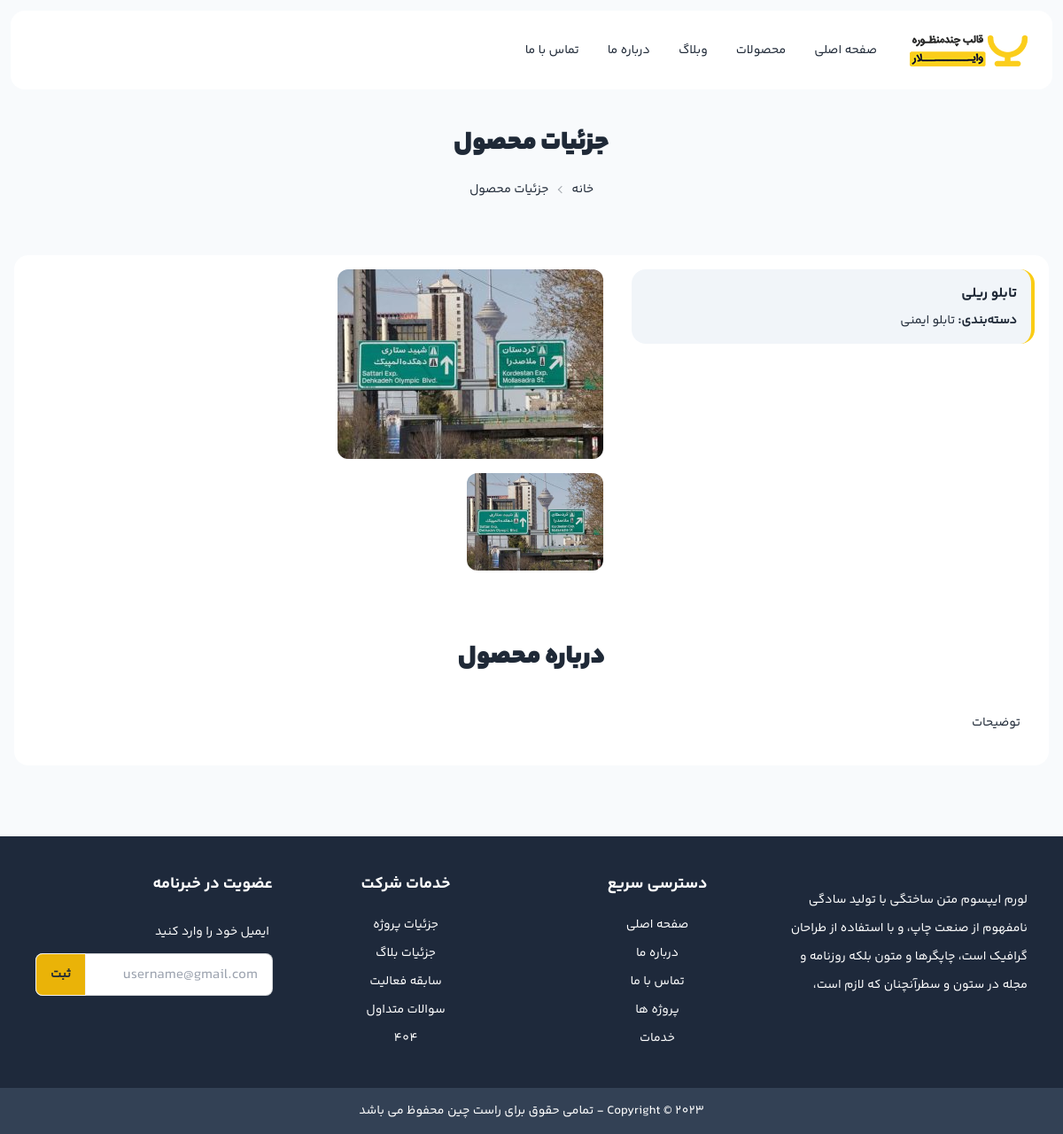
/product/1/, run on the app's committed database.
### web/models.py (models this page shows, shortened)
class Product(models.Model):
    name = models.CharField(max_length=100,verbose_name="نام محصول")
    description = models.TextField(verbose_name="توضیحات")
    category = models.ForeignKey('Category',on_delete=models.SET_NULL,null=True,blank=True)
    class Meta:
        verbose_name = "محصول"
        verbose_name_plural = "محصولات"

class Category(models.Model):
    title = models.CharField(max_length=24)

class ProductImage(models.Model):
    image = models.ImageField(upload_to='images',help_text='image size must be 1024*614 pixel')
    product = models.ForeignKey(Product,on_delete=models.PROTECT,related_name='product_images')

### web/views.py (the view)
# urls.py: path('product/<int:id>/', views.product_detail, name='product_detail'),
def product_detail(request, id):
    product = get_object_or_404(Product, id=id)
    return render(request, 'product_detail.html', {'product': product})

### web/templates/product_detail.html (shortened to what this page needs)
{% extends '_base/_base.html' %}
{% load static %}
{% block main %}
    <section class="mb-8 bg-white md:bg-transparent">
        {% include '_base/_navbar.html' %}
        <div class="bg-[url('{% static 'images/ber.jpg' %}')] bg-no-repeat h-40 md:h-64 relative">
            <div class="flex justify-center">
                <div class="text-sm absolute top-1/4 md:top-1/2">
                    <h2 class="text-3xl font-YekanBakh-ExtraBlack my-4">جزئیات محصول</h2>
                    <div class="breadcrumbs flex justify-center">
                        <ul class="">
                            <li><a href="{% url 'home' %}">خانه</a></li>
                            <li>جزئیات محصول</li>
                        </ul>
                    </div>
                </div>
            </div>
        </div>
    </section>
    <section class="mb-20 px-4">
        <div class="container mx-auto max-w-screen-xl">
            <div class="bg-white rounded-2xl p-4">
                <div class="grid grid-cols-12 gap-4 lg:gap-8 mb-20">
                    <div class="col-span-12 md:col-span-5">
                        <div class="border-r-4 bg-slate-100 border-yellow-400 mb-4 rounded-2xl p-4">
                            <h1 class="mb-2 text-base font-YekanBakh-Bold">{{ product.name }}</h1>
                            {% if product.category %}
                            <p><strong>دسته‌بندی:</strong> {{ product.category.title }}</p>
                            {% endif %}
                        </div>
                    </div>
                    <div class="col-span-12 md:col-span-7">
                        <div style="--swiper-navigation-color: #fff; --swiper-pagination-color: #fff"
                            class="swiper project-main">
                            <div class="swiper-wrapper">
                                {% for image in product.product_images.all %}
                                <div class="swiper-slide">
                                    <img class="rounded-xl cursor-pointer" src="{{ image.image.url }}"
                                        alt="{{ product.name }}" />
                                </div>
                                {% empty %}
                                <div class="swiper-slide">
                                    <p>تصویری برای این محصول وجود ندارد.</p>
                                </div>
                                {% endfor %}
                            </div>
                        </div>
                        <div thumbsSlider="" class="swiper gall-project mt-4">
                            <div class="swiper-wrapper">
                                {% for image in product.product_images.all %}
                                <div class="swiper-slide">
                                    <img class="rounded-xl cursor-pointer" src="{{ image.image.url }}"
                                        alt="{{ product.name }}" />
                                </div>
                                {% empty %}
                                <div class="swiper-slide">
                                    <p>تصویری برای این محصول وجود ندارد.</p>
                                </div>
                                {% endfor %}
                            </div>
                        </div>
                    </div>
                </div>
                <section class="px-4">
                    <div class="text-center mb-10">
                        <h2 class="text-3xl font-YekanBakh-ExtraBlack">درباره محصول</h2>
                    </div>
                    <p class="mb-4 leading-8">
                        {{ product.description }}
                    </p>
                </section>
            </div>
        </div>
    </section>
    {% include '_base/_footer.html' %}
{% endblock %}

### data on the page
Product: name "تابلو ریلی", category "تابلو ایمنی", description "توضیحات"
ProductImage: image (picture)
